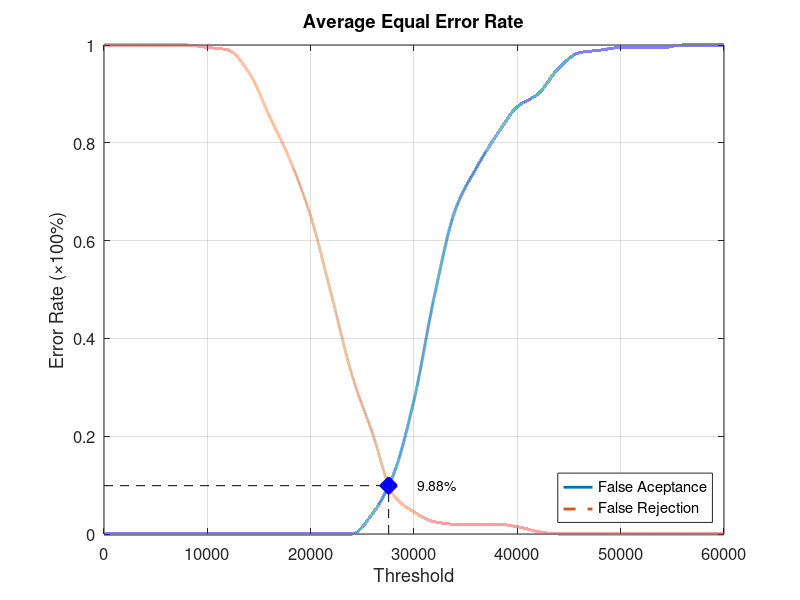
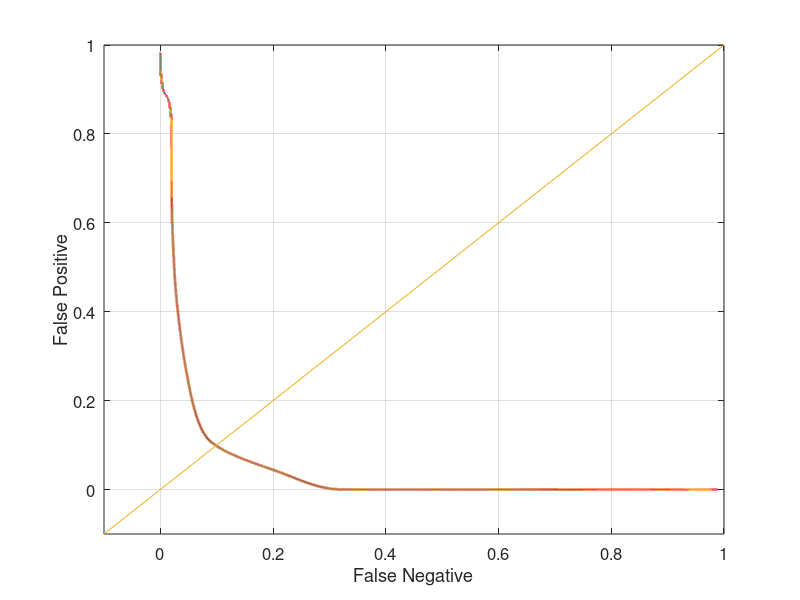

MATLAB code to generate these figures, in order:
function yEER = Database2_4
close all;
clear;
clc;
x = 0:2000:60000;
xq = 0:0.5:60000;

y0 = [0 0 0 0 0 0 0 0 0 0 0 0 0 0.0421053 0.121053 0.273684 0.489474 0.663158 0.747368 0.815789 0.873684 0.9 0.952632 0.984211 0.989474 0.994737 0.994737 0.994737 1 1 1];
yy0 = interp1(x, y0, xq, 'pchip');
y1 = [1 1 1 1 1 0.995 0.99 0.945 0.855 0.765 0.65 0.49 0.325 0.205 0.08 0.045 0.025 0.02 0.02 0.02 0.015 0.005 0 0 0 0 0 0 0 0 0];
yy1 = interp1(x, y1, xq, 'pchip');

% Calculating EER: 
y2 = abs(y0 - y1);
find(y2 == min(y2))
yy2 = abs(yy0 - yy1);
xEER = find(yy2 == min(yy2));
xEERIndex = xq(xEER) % X-axis EER
yEER = yy0(xEER) % Y-axis EER

main = figure
plot(xq, yy0,'-','LineWidth', 2);	hold on
plot(xq, yy1,'--','LineWidth', 2);	hold on
plot([xEERIndex xEERIndex], [0 yEER], 'k--');	hold on
plot([0 xEERIndex], [yEER yEER], 'k--');	hold on
plot(xEERIndex, yEER, 'bx', 'LineWidth', 10);	hold on
text(xEERIndex + 10 * xEERIndex / 100, yEER, [num2str(round((10000 * yEER)) / 100) '%'])
legend('False Aceptance', 'False Rejection', 'Location', 'SouthEast')
xlabel('Threshold')
ylabel('Error Rate (\times100%)')
title('Average Equal Error Rate')
set(gca, 'FontSize', 12)
axis([0 60000 0 1])
grid on

print(main, 'Database2_4Main', '-dpng');
FNRxFPR = figure('Color', [1 1 1]);
plot(yy1, yy0, '-', yy1, yy0, 'LineWidth', 2);
hold on
y = -0.1:0.1:1
plot(y, y); 
set(gca, 'FontSize', 12)
xlabel('False Negative')
ylabel('False Positive')
axis([-0.1 1 -0.1 1])
set(gca, 'FontSize', 12)
grid on

print(FNRxFPR, 'Database2_4FNRxFPR','-dpng');
end
